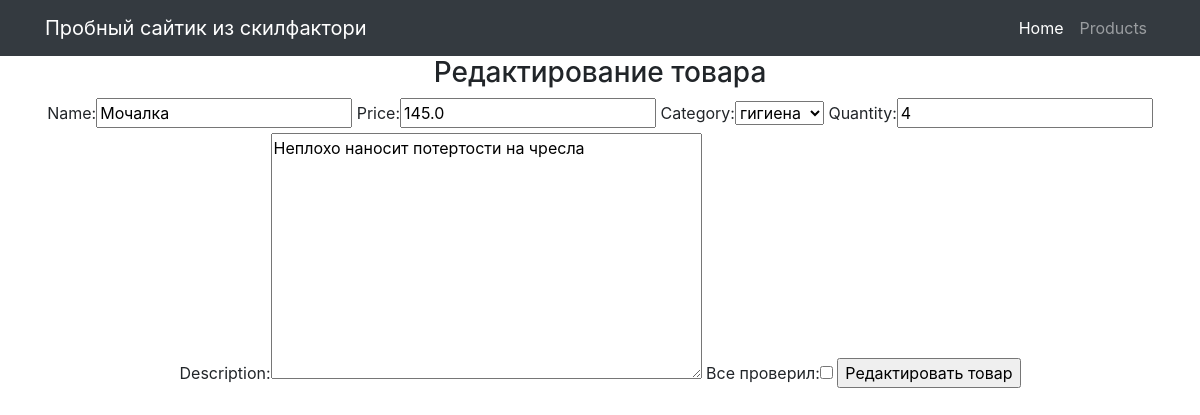
Page /products//5 on the committed database.
### simpleapp/models.py (models this page shows, shortened)
class Product(models.Model):
    name = models.CharField(max_length=50, unique=True,)  # названия товаров не должны повторяться
    price = models.FloatField(validators=[MinValueValidator(0.0, 'Price should be >= 0.0')])
    quantity = models.IntegerField(validators=[MinValueValidator(0, 'Quantity should be >= 0')])
    category = models.ForeignKey(to='Category', on_delete=models.CASCADE, related_name='products', )
    description = models.TextField()

class Category(models.Model):
    name = models.CharField(max_length=100, unique=True)  # названия категорий тоже не должны повторяться
    def __str__(self):
        return f'{self.name}'

### simpleapp/views.py (the view)
# urls.py: path('/<int:pk>', ProductUpdateView.as_view(), name='product_update'),
class ProductUpdateView(UpdateView):
    template_name = 'product_update.html'
    form_class = ProductForm
    def get_object(self, **kwargs):
        id = self.kwargs.get('pk')
        return Product.objects.get(pk=id)

### simpleapp/forms.py
class ProductForm(ModelForm):
    check_box = BooleanField(label='Все проверил')  # добавляем галочку, или же true-false поле
    class Meta:
        model = Product
        fields = ['name', 'price', 'category', 'quantity', 'description',
                  'check_box',
                  ]

### templates/product_update.html (shortened to what this page needs)
{% extends 'flatpages/default.html' %}
{% block content %}
<h3>Редактирование товара</h3>
<form method="POST">
    {{ form }}
    <input type="submit" value="Редактировать товар">
</form>
{% endblock content %}

### rows in the picture
Product: name "Мочалка", price "145.0", category "гигиена", quantity "4", description "Неплохо наносит потертости на чресла"
